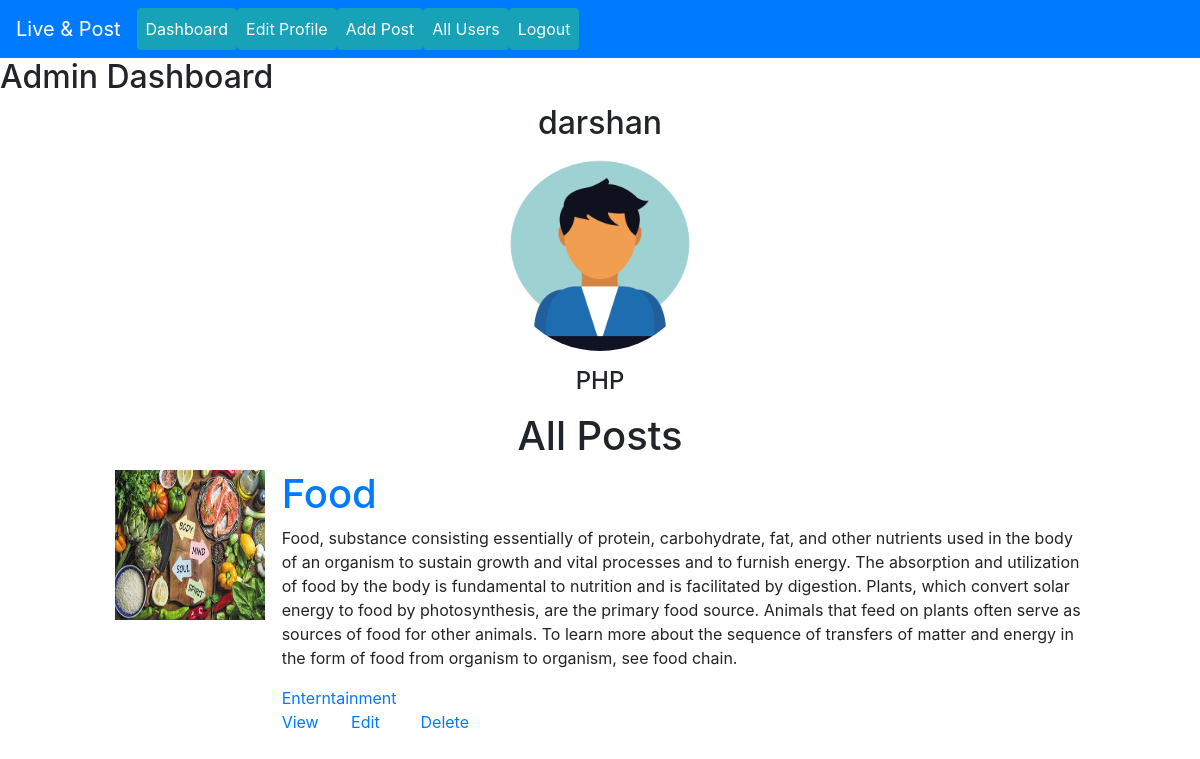
/dashboard.php (signed in), run on the app's committed database.
### tables this page shows
CREATE TABLE `profile` (
  `id` int(100) NOT NULL,
  `profession` varchar(100) NOT NULL,
  `avatar` varchar(100) NOT NULL,
  `user_id` int(100) NOT NULL,
  `user_role` int(10) NOT NULL
);

CREATE TABLE `posts` (
  `id` int(100) NOT NULL,
  `title` varchar(100) NOT NULL,
  `description` varchar(2000) NOT NULL,
  `category` varchar(100) NOT NULL,
  `featured_image` varchar(100) NOT NULL
);

### dashboard.php (the view, shortened to what this page needs)
<?php
    include("./config/db.php");
    include("./inc/header.php");
    $id = $_SESSION["id"];
    $query = "SELECT * FROM profile WHERE user_id = '$id'";
    $result = mysqli_query($conn,$query) or die('error');
    if(mysqli_num_rows($result)>0){
        while($row = mysqli_fetch_assoc($result)){
            $avatar = $row["avatar"];
            $profession = $row["profession"];
        }
    }else{
        $url = $_SERVER['PHP_SELF'];
        $seg = explode('/',$url);
        $path = "http://localhost".$seg[0].'/'.$seg[1];
        $avatar = $path.'/img/profile_pic.png';
        $profession = "";
    }
?>
    <?php if($_SESSION['user_role']==1):?>
        <h2>Admin Dashboard</h2>
    <?php else: ?>
        <h2>User Dashboard</h2>
    <?php endif; ?>
    <div class="container">
        <h2 style="text-align:center;"><?php echo $_SESSION['username'];?></h2>
    </div>
    <div class="row">
        <div class="col-lg-12">
            <p style="text-align:center">
                <img src="<?php echo $avatar;?>" alt="Image" style="width:200px;height:200px;border-radius:50%;">
                <h4 style="text-align:center"><?php echo $profession;?></h4>
            </p>
        </div>
    </div>
    <?php
        $posts_query = "SELECT * FROM posts";
        $posts_result = mysqli_query($conn,$posts_query) or die("error");
        if(mysqli_num_rows($posts_result)>0){
            while($post = mysqli_fetch_assoc($posts_result)){
                ?>
                <h1 style="text-align:center">
                    All Posts
                </h1>
                <?php
                $id = $post['id'];
                $title = $post['title'];
                $description = $post['description'];
                $category = $post['category'];
                $featured_image = $post['featured_image'];
                ?>
                <div class="row"  style="margin:10px 100px;">
                    <div class="col-lg-2">
                            <img style="width: 150px;height:150px;" src="<?php echo $featured_image?>">
                    </div>
                    <div class="col-lg-10">
                          <h1><a href=""><?php echo $title?></a></h1>
                          <p><?php echo $description?></p>
                          <a href=""><?php echo $category?></a>
                          <div class="row">
                              <div class="col-lg-1">
                                  <a href=view.php?id=<?php echo $id?>>View</a>
                              </div>
                              <?php if(isset($_SESSION['username']) && $_SESSION['user_role']==1):?>
                                <div class="col-lg-1">
                                    <a href=edit.php?id=<?php echo $id?>>Edit</a>
                                </div>
                                <div class="col-lg-1">
                                    <a href=delete.php?id=<?php echo $id?>>Delete</a>
                                </div>
                              <?php endif; ?>
                          </div>
                    </div>
                </div>
                <?php
            }
        }
    ?>
<?php include("./inc/footer.php") ?>

### inc/header.php (shortened to what this page needs)
<!DOCTYPE html>
<html lang="en">
<head>
    <link rel="stylesheet" href="https://cdn.jsdelivr.net/npm/bootstrap@4.5.3/dist/css/bootstrap.min.css">
    <link rel="stylesheet" href="https://cdnjs.cloudflare.com/ajax/libs/font-awesome/4.7.0/css/font-awesome.min.css">
</head>
<body>
    <nav class="navbar navbar-expand-lg navbar-dark bg-primary">
        <a class="navbar-brand" href="dashboard.php">Live & Post</a>
        <div class="collapse navbar-collapse">
            <ul class="navbar-nav">
                <?php $url = 'http://'.$_SERVER['SERVER_NAME'].$_SERVER['PHP_SELF'];?>
                <?php if($url=='http://localhost/liveandpost/authentication/login.php'): ?>
                    <li class="nav-item active">
                        <a class="nav-link" href="../authentication/register.php">Register</a>
                    </li>
                <?php elseif($url=='http://localhost/liveandpost/authentication/register.php'): ?>
                    <li class="nav-item active">
                        <a class="nav-link" href="../authentication/login.php">Login</a>
                    </li>
                <?php else: ?>
                    <li class="nav-item active">
                        <a class="nav-link btn btn-info" href="dashboard.php">Dashboard</a>
                    </li>
                    <li class="nav-item active">
                        <a class="nav-link btn btn-info" href="profile.php">Edit Profile</a>
                    </li>
                    <?php if(isset($_SESSION["username"]) && $_SESSION['user_role']==1):?>
                        <li class="nav-item active">
                            <a class="nav-link btn btn-info" href="post.php">Add Post</a>
                        </li>
                        <li class="nav-item active">
                            <a class="nav-link btn btn-info" href="users.php">All Users</a>
                        </li>
                    <?php endif; ?>
                    <li class="nav-item active">
                        <a class="nav-link btn btn-info" href="./authentication/logout.php">Logout</a>
                    </li>
                <?php endif; ?>
            </ul>
        </div>
    </nav>

### inc/footer.php
</body>
</html>

### data on the page
profile: avatar (picture), profession "PHP"
posts: featured_image (picture), title "Food", description "Food, substance consisting essentially of protein, carbohydrate, fat, and other nutrients used in the body of an organism to sustain growth and vital processes and to furnish energy. The absorption and utilization of food by the body is fundamental to nutrition and is facilitated by digestion. Plants, which convert solar energy to food by photosynthesis, are the primary food source. Animals that feed on plants often serve as sources of food for other animals. To learn more about the sequence of transfers of matter and energy in the form of food from organism to organism, see food chain.", category "Enterntainment"

### other printed values
$_SESSION['username'] "darshan"
